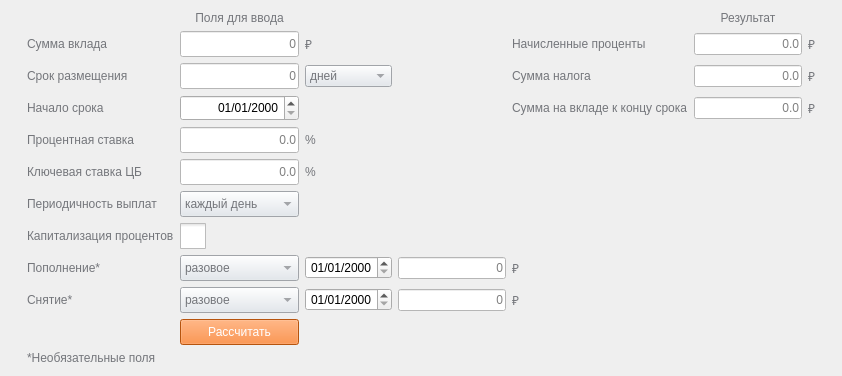
      <widget class="QWidget" name="tab_3">
       <attribute name="title">
        <string>Депозитный</string>
       </attribute>
       <layout class="QGridLayout" name="gridLayout_6">
        <item row="0" column="0">
         <layout class="QGridLayout" name="gridLayout_7">
          <item row="9" column="2">
           <widget class="QComboBox" name="deposit_period_withdraw">
            <property name="minimumSize">
             <size>
              <width>0</width>
              <height>26</height>
             </size>
            </property>
            <property name="maximumSize">
             <size>
              <width>200</width>
              <height>200</height>
             </size>
            </property>
            <property name="styleSheet">
             <string notr="true">font: 12pt &quot;Ubuntu&quot;;
color: #74767b;
background-color:  #e1e6ed;
selection-background-color: #E5E4E2;</string>
            </property>
            <item>
             <property name="text">
              <string>разовое</string>
             </property>
            </item>
            <item>
             <property name="text">
              <string>раз в месяц</string>
             </property>
            </item>
            <item>
             <property name="text">
              <string>раз в 2 месяца</string>
             </property>
            </item>
            <item>
             <property name="text">
              <string>раз в квартал</string>
             </property>
            </item>
            <item>
             <property name="text">
              <string>раз в полгода</string>
             </property>
            </item>
            <item>
             <property name="text">
              <string>раз в год</string>
             </property>
            </item>
           </widget>
          </item>
          <item row="3" column="1">
           <widget class="QLabel" name="label_27">
            <property name="styleSheet">
             <string notr="true">font: 12pt &quot;Ubuntu&quot;;
color: #74767b;</string>
            </property>
            <property name="text">
             <string>Начало срока</string>
            </property>
           </widget>
          </item>
          <item row="6" column="2">
           <widget class="QComboBox" name="deposit_period_payment">
            <property name="minimumSize">
             <size>
              <width>0</width>
              <height>26</height>
             </size>
            </property>
            <property name="maximumSize">
             <size>
              <width>200</width>
              <height>200</height>
             </size>
            </property>
            <property name="styleSheet">
             <string notr="true">font: 12pt &quot;Ubuntu&quot;;
color: #74767b;
background-color:  #e1e6ed;
selection-background-color: #E5E4E2;</string>
            </property>
            <item>
             <property name="text">
              <string>каждый день</string>
             </property>
            </item>
            <item>
             <property name="text">
              <string>каждую неделю</string>
             </property>
            </item>
            <item>
             <property name="text">
              <string>раз в месяц</string>
             </property>
            </item>
            <item>
             <property name="text">
              <string>раз в квартал</string>
             </property>
            </item>
            <item>
             <property name="text">
              <string>раз в полгода</string>
             </property>
            </item>
            <item>
             <property name="text">
              <string>раз в год</string>
             </property>
            </item>
            <item>
             <property name="text">
              <string>в конце срока</string>
             </property>
            </item>
           </widget>
          </item>
          <item row="2" column="6">
           <widget class="QLineEdit" name="deposit_tax_result">
            <property name="maximumSize">
             <size>
              <width>200</width>
              <height>16777215</height>
             </size>
            </property>
            <property name="styleSheet">
             <string notr="true">font: 12pt &quot;Ubuntu&quot;;
background-color: white;
color: black;</string>
            </property>
            <property name="alignment">
             <set>Qt::AlignRight|Qt::AlignTrailing|Qt::AlignVCenter</set>
            </property>
            <property name="readOnly">
             <bool>true</bool>
            </property>
            <property name="placeholderText">
             <string>0.0</string>
            </property>
           </widget>
          </item>
          <item row="2" column="5">
           <widget class="QLabel" name="label_40">
            <property name="styleSheet">
             <string notr="true">font: 12pt &quot;Ubuntu&quot;;
color: #74767b;</string>
            </property>
            <property name="text">
             <string>Сумма налога</string>
            </property>
           </widget>
          </item>
          <item row="4" column="1">
           <widget class="QLabel" name="label_31">
            <property name="styleSheet">
             <string notr="true">font: 12pt &quot;Ubuntu&quot;;
color: #74767b;</string>
            </property>
            <property name="text">
             <string>Процентная ставка</string>
            </property>
           </widget>
          </item>
          <item row="7" column="1">
           <widget class="QLabel" name="label_34">
            <property name="styleSheet">
             <string notr="true">font: 12pt &quot;Ubuntu&quot;;
color: #74767b;</string>
            </property>
            <property name="text">
             <string>Капитализация процентов</string>
            </property>
           </widget>
          </item>
          <item row="5" column="2">
           <widget class="QLineEdit" name="deposit_procent_CB">
            <property name="minimumSize">
             <size>
              <width>0</width>
              <height>26</height>
             </size>
            </property>
            <property name="maximumSize">
             <size>
              <width>200</width>
              <height>200</height>
             </size>
            </property>
            <property name="styleSheet">
             <string notr="true">font: 12pt &quot;Ubuntu&quot;;
background-color: white;
color: black;</string>
            </property>
            <property name="maxLength">
             <number>100</number>
            </property>
            <property name="alignment">
             <set>Qt::AlignRight|Qt::AlignTrailing|Qt::AlignVCenter</set>
            </property>
            <property name="placeholderText">
             <string>0.0</string>
            </property>
           </widget>
          </item>
          <item row="3" column="2">
           <widget class="QDateEdit" name="deposit_start_term">
            <property name="minimumSize">
             <size>
              <width>0</width>
              <height>26</height>
             </size>
            </property>
            <property name="maximumSize">
             <size>
              <width>200</width>
              <height>200</height>
             </size>
            </property>
            <property name="styleSheet">
             <string notr="true">font: 12pt &quot;Ubuntu&quot;;</string>
            </property>
            <property name="alignment">
             <set>Qt::AlignRight|Qt::AlignTrailing|Qt::AlignVCenter</set>
            </property>
            <property name="displayFormat">
             <string>dd/MM/yyyy</string>
            </property>
           </widget>
          </item>
          <item row="1" column="2">
           <widget class="QLineEdit" name="deposit_sum">
            <property name="minimumSize">
             <size>
              <width>0</width>
              <height>26</height>
             </size>
            </property>
            <property name="maximumSize">
             <size>
              <width>200</width>
              <height>200</height>
             </size>
            </property>
            <property name="styleSheet">
             <string notr="true">font: 12pt &quot;Ubuntu&quot;;
background-color: white;
color: black;</string>
            </property>
            <property name="maxLength">
             <number>100</number>
            </property>
            <property name="alignment">
             <set>Qt::AlignRight|Qt::AlignTrailing|Qt::AlignVCenter</set>
            </property>
            <property name="placeholderText">
             <string>0</string>
            </property>
           </widget>
          </item>
          <item row="8" column="2">
           <widget class="QComboBox" name="deposit_period_replanishment">
            <property name="minimumSize">
             <size>
              <width>0</width>
              <height>26</height>
             </size>
            </property>
            <property name="maximumSize">
             <size>
              <width>200</width>
              <height>200</height>
             </size>
            </property>
            <property name="styleSheet">
             <string notr="true">font: 12pt &quot;Ubuntu&quot;;
color: #74767b;
background-color:  #e1e6ed;
selection-background-color: #E5E4E2;</string>
            </property>
            <item>
             <property name="text">
              <string>разовое</string>
             </property>
            </item>
            <item>
             <property name="text">
              <string>раз в месяц</string>
             </property>
            </item>
            <item>
             <property name="text">
              <string>раз в 2 месяца</string>
             </property>
            </item>
            <item>
             <property name="text">
              <string>раз в квартал</string>
             </property>
            </item>
            <item>
             <property name="text">
              <string>раз в полгода</string>
             </property>
            </item>
            <item>
             <property name="text">
              <string>раз в год</string>
             </property>
            </item>
           </widget>
          </item>
          <item row="3" column="5">
           <widget class="QLabel" name="label_41">
            <property name="styleSheet">
             <string notr="true">font: 12pt &quot;Ubuntu&quot;;
color: #74767b;</string>
            </property>
            <property name="text">
             <string>Сумма на вкладе к концу срока</string>
            </property>
           </widget>
          </item>
          <item row="1" column="0">
           <widget class="QLabel" name="label_49">
            <property name="minimumSize">
             <size>
              <width>10</width>
              <height>0</height>
             </size>
            </property>
            <property name="text">
             <string/>
            </property>
           </widget>
          </item>
          <item row="9" column="3">
           <widget class="QDateEdit" name="deposit_date_withdraw">
            <property name="styleSheet">
             <string notr="true">font: 12pt &quot;Ubuntu&quot;;</string>
            </property>
            <property name="alignment">
             <set>Qt::AlignRight|Qt::AlignTrailing|Qt::AlignVCenter</set>
            </property>
            <property name="displayFormat">
             <string>dd/MM/yyyy</string>
            </property>
           </widget>
          </item>
          <item row="1" column="8">
           <widget class="QLabel" name="label_50">
            <property name="minimumSize">
             <size>
              <width>10</width>
              <height>0</height>
             </size>
            </property>
            <property name="text">
             <string/>
            </property>
           </widget>
          </item>
          <item row="1" column="1">
           <widget class="QLabel" name="label_25">
            <property name="styleSheet">
             <string notr="true">font: 12pt &quot;Ubuntu&quot;;
color: #74767b;</string>
            </property>
            <property name="text">
             <string>Сумма вклада</string>
            </property>
           </widget>
          </item>
          <item row="2" column="1">
           <widget class="QLabel" name="label_26">
            <property name="styleSheet">
             <string notr="true">font: 12pt &quot;Ubuntu&quot;;
color: #74767b;</string>
            </property>
            <property name="text">
             <string>Срок размещения</string>
            </property>
           </widget>
          </item>
          <item row="5" column="3">
           <widget class="QLabel" name="label_36">
            <property name="styleSheet">
             <string notr="true">font: 12pt &quot;Ubuntu&quot;;
color: #74767b;</string>
            </property>
            <property name="text">
             <string>%</string>
            </property>
           </widget>
          </item>
          <item row="8" column="5">
           <widget class="QLabel" name="label_47">
            <property name="styleSheet">
             <string notr="true">font: 12pt &quot;Ubuntu&quot;;
color: #74767b;</string>
            </property>
            <property name="text">
             <string>₽</string>
            </property>
           </widget>
          </item>
          <item row="10" column="3">
           <widget class="QLabel" name="deposit_error">
            <property name="styleSheet">
             <string notr="true">font: 500 12pt &quot;Ubuntu&quot;;</string>
            </property>
            <property name="text">
             <string/>
            </property>
            <property name="alignment">
             <set>Qt::AlignCenter</set>
            </property>
           </widget>
          </item>
          <item row="10" column="2">
           <widget class="QPushButton" name="deposit_calculation">
            <property name="minimumSize">
             <size>
              <width>0</width>
              <height>26</height>
             </size>
            </property>
            <property name="maximumSize">
             <size>
              <width>200</width>
              <height>200</height>
             </size>
            </property>
            <property name="styleSheet">
             <string notr="true">QPushButton {
	background-color: #FF7514;
  color: white; 
	font: 12pt &quot;Ubuntu&quot;;
}

QPushButton:pressed {
    background-color: qlineargradient(x1: 0, y1: 0, x2: 0, y2: 1,
                                      stop: 0 #FF7832, stop: 1 #FF9739);
}</string>
            </property>
            <property name="text">
             <string>Рассчитать</string>
            </property>
           </widget>
          </item>
          <item row="8" column="3">
           <widget class="QDateEdit" name="deposit_date_replanishment">
            <property name="styleSheet">
             <string notr="true">font: 12pt &quot;Ubuntu&quot;;</string>
            </property>
            <property name="alignment">
             <set>Qt::AlignRight|Qt::AlignTrailing|Qt::AlignVCenter</set>
            </property>
            <property name="displayFormat">
             <string>dd/MM/yyyy</string>
            </property>
           </widget>
          </item>
          <item row="5" column="1">
           <widget class="QLabel" name="label_35">
            <property name="styleSheet">
             <string notr="true">font: 12pt &quot;Ubuntu&quot;;
color: #74767b;</string>
            </property>
            <property name="text">
             <string>Ключевая ставка ЦБ</string>
            </property>
           </widget>
          </item>
          <item row="4" column="3">
           <widget class="QLabel" name="label_32">
            <property name="styleSheet">
             <string notr="true">font: 12pt &quot;Ubuntu&quot;;
color: #74767b;</string>
            </property>
            <property name="text">
             <string>%</string>
            </property>
           </widget>
          </item>
          <item row="0" column="6">
           <widget class="QLabel" name="label_42">
            <property name="styleSheet">
             <string notr="true">font: 12pt &quot;Ubuntu&quot;;
color: #74767b;</string>
            </property>
            <property name="text">
             <string>Результат</string>
            </property>
            <property name="alignment">
             <set>Qt::AlignCenter</set>
            </property>
           </widget>
          </item>
          <item row="6" column="1">
           <widget class="QLabel" name="label_33">
            <property name="styleSheet">
             <string notr="true">font: 12pt &quot;Ubuntu&quot;;
color: #74767b;</string>
            </property>
            <property name="text">
             <string>Периодичность выплат</string>
            </property>
           </widget>
          </item>
          <item row="3" column="6">
           <widget class="QLineEdit" name="deposit_sum_result">
            <property name="maximumSize">
             <size>
              <width>200</width>
              <height>16777215</height>
             </size>
            </property>
            <property name="styleSheet">
             <string notr="true">font: 12pt &quot;Ubuntu&quot;;
background-color: white;
color: black;</string>
            </property>
            <property name="alignment">
             <set>Qt::AlignRight|Qt::AlignTrailing|Qt::AlignVCenter</set>
            </property>
            <property name="readOnly">
             <bool>true</bool>
            </property>
            <property name="placeholderText">
             <string>0.0</string>
            </property>
           </widget>
          </item>
          <item row="1" column="5">
           <widget class="QLabel" name="label_39">
            <property name="styleSheet">
             <string notr="true">font: 12pt &quot;Ubuntu&quot;;
color: #74767b;</string>
            </property>
            <property name="text">
             <string>Начисленные проценты</string>
            </property>
           </widget>
          </item>
          <item row="2" column="2">
           <widget class="QLineEdit" name="deposit_term">
            <property name="minimumSize">
             <size>
              <width>0</width>
              <height>26</height>
             </size>
            </property>
            <property name="maximumSize">
             <size>
              <width>200</width>
              <height>200</height>
             </size>
            </property>
            <property name="styleSheet">
             <string notr="true">font: 12pt &quot;Ubuntu&quot;;
background-color: white;
color: black;</string>
            </property>
            <property name="maxLength">
             <number>100</number>
            </property>
            <property name="alignment">
             <set>Qt::AlignRight|Qt::AlignTrailing|Qt::AlignVCenter</set>
            </property>
            <property name="placeholderText">
             <string>0</string>
            </property>
           </widget>
          </item>
          <item row="1" column="3">
           <widget class="QLabel" name="label_28">
            <property name="styleSheet">
             <string notr="true">font: 12pt &quot;Ubuntu&quot;;
color: #74767b;</string>
            </property>
            <property name="text">
             <string>₽</string>
            </property>
           </widget>
          </item>
          <item row="8" column="1">
           <widget class="QLabel" name="label_29">
            <property name="whatsThis">
             <string/>
            </property>
            <property name="styleSheet">
             <string notr="true">font: 12pt &quot;Ubuntu&quot;;
color: #74767b;</string>
            </property>
            <property name="text">
             <string>Пополнение*</string>
            </property>
           </widget>
          </item>
          <item row="8" column="4">
           <widget class="QLineEdit" name="deposit_sum_replanishment">
            <property name="maximumSize">
             <size>
              <width>200</width>
              <height>16777215</height>
             </size>
            </property>
            <property name="styleSheet">
             <string notr="true">font: 12pt &quot;Ubuntu&quot;;
background-color: white;
color: black;</string>
            </property>
            <property name="maxLength">
             <number>100</number>
            </property>
            <property name="alignment">
             <set>Qt::AlignRight|Qt::AlignTrailing|Qt::AlignVCenter</set>
            </property>
            <property name="placeholderText">
             <string>0</string>
            </property>
           </widget>
          </item>
          <item row="9" column="1">
           <widget class="QLabel" name="label_30">
            <property name="styleSheet">
             <string notr="true">font: 12pt &quot;Ubuntu&quot;;
color: #74767b;</string>
            </property>
            <property name="text">
             <string>Снятие*</string>
            </property>
           </widget>
          </item>
          <item row="9" column="4">
           <widget class="QLineEdit" name="deposit_sum_withdraw">
            <property name="maximumSize">
             <size>
              <width>200</width>
              <height>16777215</height>
             </size>
            </property>
            <property name="styleSheet">
             <string notr="true">font: 12pt &quot;Ubuntu&quot;;
background-color: white;
color: black;</string>
            </property>
            <property name="maxLength">
             <number>100</number>
            </property>
            <property name="alignment">
             <set>Qt::AlignRight|Qt::AlignTrailing|Qt::AlignVCenter</set>
            </property>
            <property name="placeholderText">
             <string>0</string>
            </property>
           </widget>
          </item>
          <item row="2" column="3">
           <widget class="QComboBox" name="deposit_term_type">
            <property name="styleSheet">
             <string notr="true">font: 12pt &quot;Ubuntu&quot;;
color: #74767b;
background-color:  #e1e6ed;
selection-background-color: #E5E4E2;</string>
            </property>
            <item>
             <property name="text">
              <string>дней</string>
             </property>
            </item>
            <item>
             <property name="text">
              <string>месяцев</string>
             </property>
            </item>
            <item>
             <property name="text">
              <string>лет</string>
             </property>
            </item>
           </widget>
          </item>
          <item row="9" column="5">
           <widget class="QLabel" name="label_48">
            <property name="styleSheet">
             <string notr="true">font: 12pt &quot;Ubuntu&quot;;
color: #74767b;</string>
            </property>
            <property name="text">
             <string>₽</string>
            </property>
           </widget>
          </item>
          <item row="3" column="7">
           <widget class="QLabel" name="label_46">
            <property name="styleSheet">
             <string notr="true">font: 12pt &quot;Ubuntu&quot;;
color: #74767b;</string>
            </property>
            <property name="text">
             <string>₽</string>
            </property>
           </widget>
          </item>
          <item row="11" column="1">
           <widget class="QLabel" name="label_37">
            <property name="maximumSize">
             <size>
              <width>16777215</width>
              <height>20</height>
             </size>
            </property>
            <property name="styleSheet">
             <string notr="true">font: 10pt &quot;Ubuntu&quot;;
color: #74767b;</string>
            </property>
            <property name="text">
             <string>*Необязательные поля</string>
            </property>
           </widget>
          </item>
          <item row="2" column="7">
           <widget class="QLabel" name="label_45">
            <property name="styleSheet">
             <string notr="true">font: 12pt &quot;Ubuntu&quot;;
color: #74767b;</string>
            </property>
            <property name="text">
             <string>₽</string>
            </property>
           </widget>
          </item>
          <item row="4" column="2">
           <widget class="QLineEdit" name="deposit_procent">
            <property name="minimumSize">
             <size>
              <width>0</width>
              <height>26</height>
             </size>
            </property>
            <property name="maximumSize">
             <size>
              <width>200</width>
              <height>200</height>
             </size>
            </property>
            <property name="styleSheet">
             <string notr="true">font: 12pt &quot;Ubuntu&quot;;
background-color: white;
color: black;</string>
            </property>
            <property name="maxLength">
             <number>100</number>
            </property>
            <property name="alignment">
             <set>Qt::AlignRight|Qt::AlignTrailing|Qt::AlignVCenter</set>
            </property>
            <property name="placeholderText">
             <string>0.0</string>
            </property>
           </widget>
          </item>
          <item row="0" column="2">
           <widget class="QLabel" name="label_38">
            <property name="styleSheet">
             <string notr="true">font: 12pt &quot;Ubuntu&quot;;
color: #74767b;</string>
            </property>
            <property name="text">
             <string>Поля для ввода</string>
            </property>
            <property name="alignment">
             <set>Qt::AlignCenter</set>
            </property>
           </widget>
          </item>
          <item row="1" column="7">
           <widget class="QLabel" name="label_44">
            <property name="styleSheet">
             <string notr="true">font: 12pt &quot;Ubuntu&quot;;
color: #74767b;</string>
            </property>
            <property name="text">
             <string>₽</string>
            </property>
           </widget>
          </item>
          <item row="1" column="6">
           <widget class="QLineEdit" name="deposit_procent_result">
            <property name="maximumSize">
             <size>
              <width>200</width>
              <height>16777215</height>
             </size>
            </property>
            <property name="styleSheet">
             <string notr="true">font: 12pt &quot;Ubuntu&quot;;
background-color: white;
color: black;</string>
            </property>
            <property name="alignment">
             <set>Qt::AlignRight|Qt::AlignTrailing|Qt::AlignVCenter</set>
            </property>
            <property name="readOnly">
             <bool>true</bool>
            </property>
            <property name="placeholderText">
             <string>0.0</string>
            </property>
           </widget>
          </item>
          <item row="7" column="2">
           <widget class="QCheckBox" name="deposit_capitalization">
            <property name="minimumSize">
             <size>
              <width>20</width>
              <height>20</height>
             </size>
            </property>
            <property name="maximumSize">
             <size>
              <width>16777215</width>
              <height>200</height>
             </size>
            </property>
            <property name="baseSize">
             <size>
              <width>20</width>
              <height>20</height>
             </size>
            </property>
            <property name="font">
             <font>
              <pointsize>10</pointsize>
             </font>
            </property>
            <property name="styleSheet">
             <string notr="true">
QCheckBox::indicator {
  width: 26px;
  height: 26px;
}
font: 12pt &quot;Ubuntu&quot;;
color: #74767b;

QCheckBox::indicator:checked {
  iimage: url(./checkbox.png)
}</string>
            </property>
            <property name="text">
             <string/>
            </property>
            <property name="iconSize">
             <size>
              <width>40</width>
              <height>40</height>
             </size>
            </property>
           </widget>
          </item>
         </layout>
        </item>
       </layout>
      </widget>
